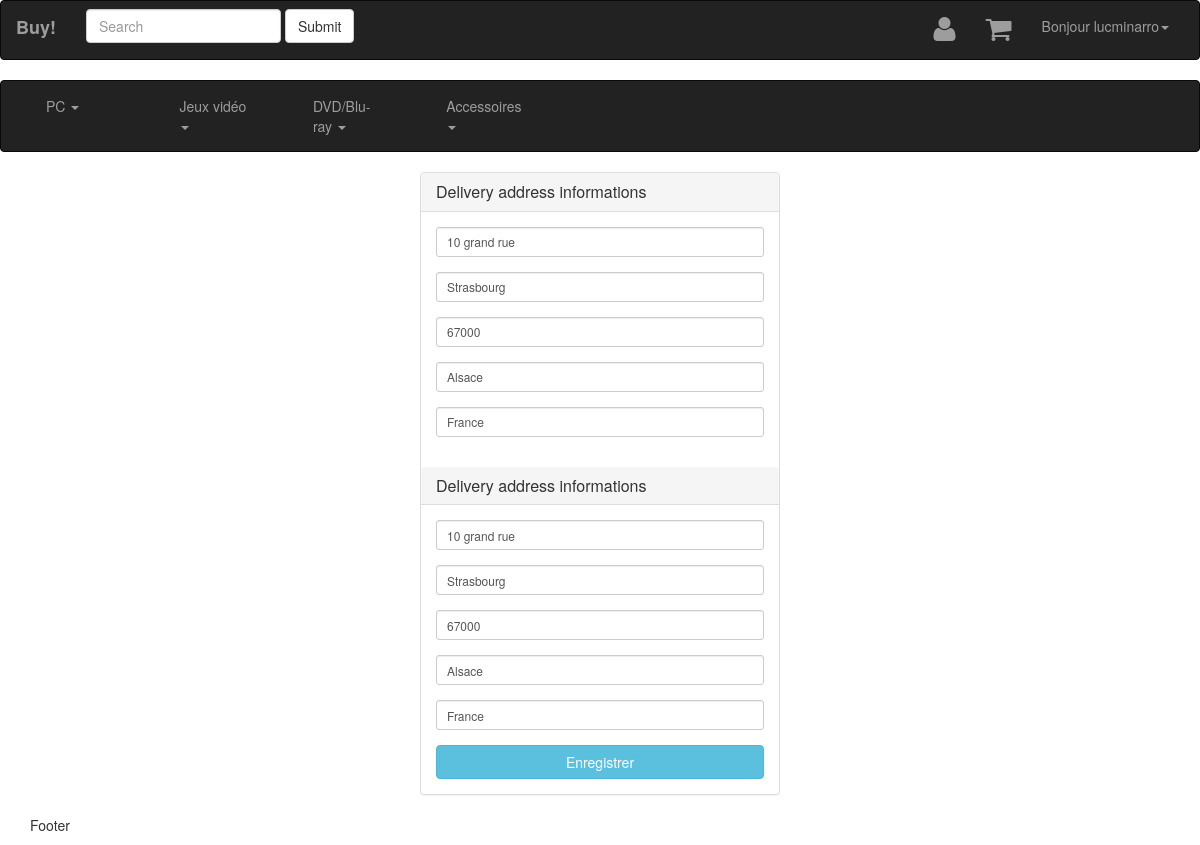
Page /index.php?page=edit_address&id=8 (signed in) on the committed database.
### tables this page shows
CREATE TABLE IF NOT EXISTS `user` (
  `id` int(11) NOT NULL AUTO_INCREMENT,
  `login` varchar(16) NOT NULL,
  `password` varchar(512) NOT NULL,
  `status` int(11) NOT NULL,
  `email` varchar(32) NOT NULL,
  `name` varchar(32) NOT NULL,
  `surname` varchar(32) NOT NULL,
  `date_birth` datetime NOT NULL,
  `date_register` timestamp NOT NULL DEFAULT CURRENT_TIMESTAMP ON UPDATE CURRENT_TIMESTAMP,
  PRIMARY KEY (`id`)
);

CREATE TABLE IF NOT EXISTS `address` (
  `id` int(11) NOT NULL AUTO_INCREMENT,
  `id_user` int(11) NOT NULL,
  `ship_address` varchar(64) NOT NULL,
  `ship_city` varchar(32) NOT NULL,
  `ship_postal_code` varchar(8) NOT NULL,
  `ship_region` varchar(16) NOT NULL,
  `ship_country` varchar(32) NOT NULL,
  `bill_address` varchar(64) NOT NULL,
  `bill_city` varchar(32) NOT NULL,
  `bill_postal_code` varchar(8) NOT NULL,
  `bill_country` varchar(32) NOT NULL,
  `bill_region` varchar(16) NOT NULL,
  PRIMARY KEY (`id`)
);

### index.php (called while the page is built, shortened)
<?php
	$db = new PDO("mysql:host=192.168.1.7;dbname=ecommerce", 'root', 'troiswa');
	if ( isset($_SESSION['id']) )
	{
		$userManager = new UserManager($db);
		$currentUser = $userManager->getCurrent();
	}
	else
	{
		$_SESSION['visiteur'] = true;
	}
	require('apps/skel.php');
?>

### models/UserManager.class.php (called while the page is built, shortened)
<?php
class UserManager
{
	private $db;
	public function __construct($db)
	{
		$this->db = $db;
	}
	public function getCurrent()
	{
		if (isset($_SESSION['id']))
		{
			$query = "SELECT * FROM user WHERE id='".$_SESSION['id']."'";
			$res = $this->db->query($query);
			if ($res)
			{
				$user = $res->fetchObject("User");
				if ($user)
				{
					return $user;
				}
				else
				{
					return false;
				}
			}
			else
			{
				return false;
			}
		}
		else
		{
			return false;
		}
	}
}
?>

### models/User.class.php (called while the page is built, shortened)
<?php
class User
{
	private $id;
	private $login;
	public function getId()
	{
		return $this->id;
	}
	public function getLogin()
	{
		return $this->login;
	}
}
 ?>

### apps/edit_address.php (called while the page is built)
<?php
$addressManager = new AddressManager($db);
try
{
	$address = $addressManager -> findByIdUser($currentUser->getId());
}
catch (Exception $e)
{
	$address = $e->getMessage();
}
$ship_address=$ship_postal_code=$ship_city=$ship_region=$ship_country=$bill_address=$bill_postal_code=$bill_city=$bill_region=$bill_country="";
if (is_object($address))
{
	$ship_address=$address->getShipAddress();
	$ship_postal_code=$address->getShipPostalCode();
	$ship_city=$address->getShipCity();
	$ship_region=$address->getShipRegion();
	$ship_country=$address->getShipCountry();
	$bill_address=$address->getBillAddress();
	$bill_postal_code=$address->getBillPostalCode();
	$bill_city=$address->getBillCity();
	$bill_region=$address->getBillRegion();
	$bill_country=$address->getBillCountry();
}
require('views/edit_address.phtml');
?>

### apps/content.php (called while the page is built)
<?php
	require ('views/content.phtml');
?>

### models/AddressManager.class.php (called while the page is built, shortened)
<?php
class AddressManager
{
	private $db;
	public function __construct($db)
	{
		$this->db = $db;
	}
	public function findByIdUser($id_user)
	{
		$id_user = intval($id_user);
		$query = "SELECT * FROM address WHERE id_user=".$id_user;
		$res = $this->db->query($query);
		if($res)
		{
			$address = $res->fetchObject("Address", array($this->db));
			if ($address)
			{
				return $address;
			}
			else
			{
				throw new Exception("Address not found");
			}
		}
		else
		{
			throw new Exception("Database error");
		}
	}
}
?>

### models/Address.class.php (called while the page is built, shortened)
<?php
class Address
{
	private $ship_address;
	private $ship_city;
	private $ship_postal_code;
	private $ship_region;
	private $ship_country;
	private $bill_address;
	private $bill_city;
	private $bill_postal_code;
	private $bill_country;
	private $bill_region;
	public function getShipAddress()
	{
		return $this->ship_address;
	}
	public function getShipCity()
	{
		return $this->ship_city;
	}
	public function getShipPostalCode()
	{
		return $this->ship_postal_code;
	}
	public function getShipRegion()
	{
		return $this->ship_region;
	}
	public function getShipCountry()
	{
		return $this->ship_country;
	}
	public function getBillAddress()
	{
		return $this->bill_address;
	}
	public function getBillCity()
	{
		return $this->bill_city;
	}
	public function getBillPostalCode()
	{
		return $this->bill_postal_code;
	}
	public function getBillRegion()
	{
		return $this->bill_region;
	}
	public function getBillCountry()
	{
		return $this->bill_country;
	}
}
 ?>

### views/edit_address.phtml (the view, shortened to what this page needs)
<div class="row centered-form">
    <div class="col-xs-12 col-sm-8 col-md-4 col-sm-offset-2 col-md-offset-4">
    	<div class="panel panel-default">
    		<div class="panel-heading">
		    	<h3 class="panel-title">Delivery address informations</h3>
		 	</div>
 			<div class="panel-body">
	    		<form action="?page=edit_address" role="form" method="post">
	    			<div class="form-group">
						<input type="text" name="ship_address" id="ship_address" class="form-control input-sm" placeholder="Address" value='<?=$ship_address?>'>
					</div>
					<div class="form-group">
						<input type="text" name="ship_city" id="ship_city" class="form-control input-sm"   placeholder="City" value='<?=$ship_city?>'>
					</div>
					<div class="form-group">
						<input type="text" name="ship_postal_code" id="ship_postal_code" class="form-control input-sm" placeholder="Postal code" value='<?=$ship_postal_code?>'>
					</div>
					<div class="form-group">
						<input type="text" name="ship_region" id="ship_region" class="form-control input-sm" placeholder="Region" value='<?=$ship_region?>'>
					</div>
					<div class="form-group">
						<input type="text" name="ship_country" id="ship_country" class="form-control input-sm" placeholder="Country" value='<?=$ship_country?>'>
					</div>
			</div>
			<div class="panel-heading">
		    	<h3 class="panel-title">Delivery address informations</h3>
		 	</div>
		 	<div class="panel-body">
	    			<div class="form-group">
						<input type="text" name="bill_address" id="bill_address" class="form-control input-sm" placeholder="Address" value='<?=$bill_address?>'>
					</div>
					<div class="form-group">
						<input type="text" name="bill_city" id="bill_city" class="form-control input-sm"  placeholder="City" value='<?=$bill_city?>'>
					</div>
					<div class="form-group">
						<input type="text" name="bill_postal_code" id="bill_postal_code" class="form-control input-sm" placeholder="Postal code" value='<?=$bill_postal_code?>'>
					</div>
					<div class="form-group">
						<input type="text" name="bill_region" id="bill_region" class="form-control input-sm" placeholder="Region" value='<?=$bill_region?>'>
					</div>
					<div class="form-group">
						<input type="text" name="bill_country" id="bill_country" class="form-control input-sm" placeholder="Country" value='<?=$bill_country?>'>
					</div>
	    			<input type="submit" value="Enregistrer" class="btn btn-info btn-block">
	    	</div>
		</div>
	</div>
</div>

### views/header_in.phtml (shortened to what this page needs)
<nav class="navbar navbar-inverse">
  <div class="container-fluid">
    <div class="navbar-header">
      <a class="navbar-brand" href="?page=home"><strong>Buy!</strong></a>
    </div>
    <div class="collapse navbar-collapse" id="bs-example-navbar-collapse-1">
      <form class="navbar-form navbar-left" role="search">
        <div class="form-group">
          <input type="text" class="form-control" placeholder="Search">
        </div>
        <button type="submit" class="btn btn-default">Submit</button>
      </form>
      <ul class="nav navbar-nav navbar-right">
        <li>
          <a href="?page=profil&amp;id=<?=$_SESSION['id']?>" class="user" title="Profil"><i class="fa fa-user fa-2x"></i></a>
        </li>
        <li>
          <a href="?page=basket&amp;id=<?=$_SESSION['id']?>" class="user" title="Panier"><i class="fa fa-shopping-cart fa-2x"></i></a>
        </li>
       <li class="dropdown">
          <a href="#" class="dropdown-toggle" data-toggle="dropdown" role="button" aria-haspopup="true" aria-expanded="false">Bonjour <span class="login"><?=htmlentities($currentUser->getLogin()); ?></span><span class="caret"></span></a>
        </li>
      </ul>
    </div>
  </div>
</nav>
<nav class="navbar nav-category navbar-inverse">
  <div class="container-fluid sub-container">
    <ul class="nav navbar-nav navbar-category">
      <li class="dropdown col-md-3 col-sm-3 col-xs-12">
        <a href="?page=category&amp;id=1" class="dropdown-toggle" data-toggle="dropdown" role="button" aria-haspopup="true" aria-expanded="false">PC <span class="caret"></span></a>
      </li>
      <li class="dropdown col-md-3 col-sm-3 col-xs-12">
        <a href="?page=category&amp;id=2" class="dropdown-toggle" data-toggle="dropdown" role="button" aria-haspopup="true" aria-expanded="false">Jeux vidéo <span class="caret"></span></a>
      </li>
      <li class="dropdown col-md-3 col-sm-3 col-xs-12">
        <a href="?page=category&amp;id=3" class="dropdown-toggle" data-toggle="dropdown" role="button" aria-haspopup="true" aria-expanded="false">DVD/Blu-ray <span class="caret"></span></a>
      </li>
      <li class="dropdown col-md-3 col-sm-3 col-xs-12">
        <a href="?page=category&amp;id=4" class="dropdown-toggle" data-toggle="dropdown" role="button" aria-haspopup="true" aria-expanded="false">Accessoires <span class="caret"></span></a>
      </li>
    </ul>
  </div>
</nav>

### rows in the picture
user: login "lucminarro"
address: ship_address "10 grand rue", ship_city "Strasbourg", ship_postal_code "67000", ship_region "Alsace", ship_country "France", bill_address "10 grand rue", bill_city "Strasbourg", bill_postal_code "67000", bill_region "Alsace", bill_country "France"
